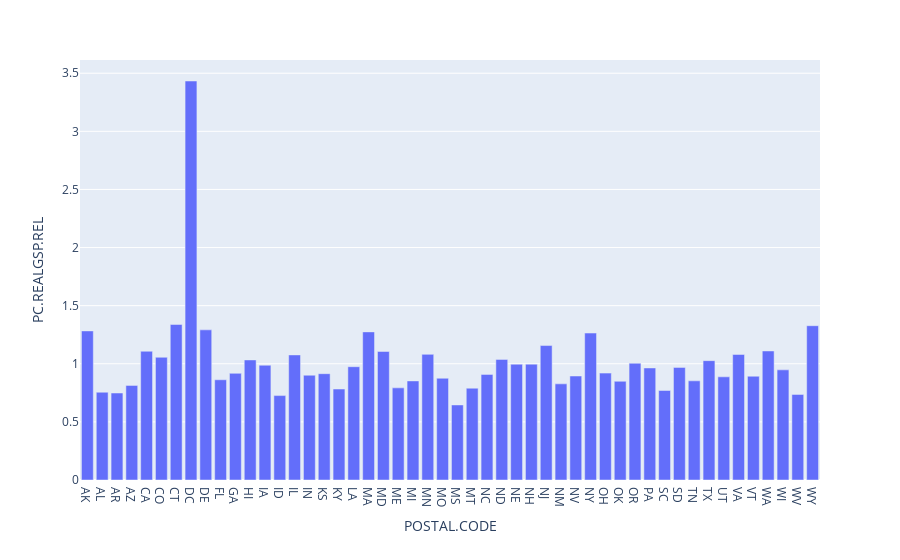

The cell this chart's notebook holds for it:
### Markdown cell above
Distribution of the proportion of gdp each state is responsible for in the US

### Code cell
px.bar(formated_data.groupby('POSTAL.CODE').mean().reset_index(), x='POSTAL.CODE', y='PC.REALGSP.REL')

### Figure 1 — Plotly figure (JSON) as saved in the notebook; plotly's stock layout.template omitted (floating-point values rounded to 4 significant figures)
{"data": [{"alignmentgroup": "True", "hovertemplate": "POSTAL.CODE=%{x}<br>PC.REALGSP.REL=%{y}<extra></extra>", "legendgroup": "", "marker": {"color": "#636efa", "pattern": {"shape": ""}}, "name": "", "offsetgroup": "", "orientation": "v", "showlegend": false, "textposition": "auto", "type": "bar", "x": ["AK", "AL", "AR", "AZ", "CA", "CO", "CT", "DC", "DE", "FL", "GA", "HI", "IA", "ID", "IL", "IN", "KS", "KY", "LA", "MA", "MD", "ME", "MI", "MN", "MO", "MS", "MT", "NC", "ND", "NE", "NH", "NJ", "NM", "NV", "NY", "OH", "OK", "OR", "PA", "SC", "SD", "TN", "TX", "UT", "VA", "VT", "WA", "WI", "WV", "WY"], "xaxis": "x", "y": [1.283, 0.7553, 0.7486, 0.814, 1.108, 1.056, 1.338, 3.433, 1.292, 0.8624, 0.9178, 1.033, 0.9876, 0.7264, 1.076, 0.9014, 0.9148, 0.7829, 0.9748, 1.275, 1.106, 0.7927, 0.8526, 1.081, 0.8754, 0.6458, 0.79, 0.9087, 1.038, 0.9965, 0.997, 1.157, 0.8273, 0.8949, 1.264, 0.9197, 0.8493, 1.004, 0.9641, 0.7701, 0.9689, 0.8532, 1.027, 0.8876, 1.08, 0.893, 1.11, 0.9476, 0.7364, 1.328], "yaxis": "y"}], "layout": {"barmode": "relative", "legend": {"tracegroupgap": 0}, "margin": {"t": 60}, "xaxis": {"anchor": "y", "domain": [0, 1], "title": {"text": "POSTAL.CODE"}}, "yaxis": {"anchor": "x", "domain": [0, 1], "title": {"text": "PC.REALGSP.REL"}}}}
